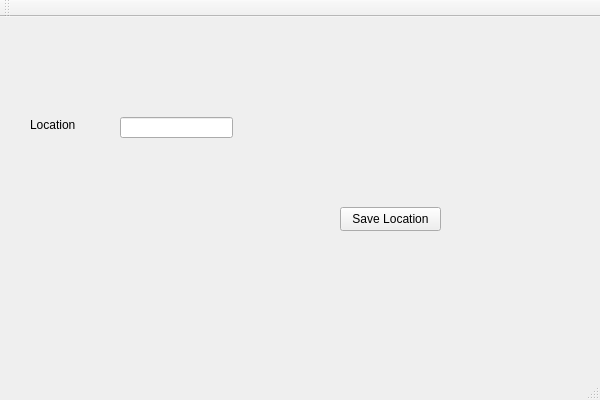
<?xml version="1.0" encoding="UTF-8"?>
<ui version="4.0">
 <class>shippingguiClass</class>
 <widget class="QMainWindow" name="shippingguiClass">
  <property name="geometry">
   <rect>
    <x>0</x>
    <y>0</y>
    <width>600</width>
    <height>400</height>
   </rect>
  </property>
  <property name="windowTitle">
   <string>shippinggui</string>
  </property>
  <widget class="QWidget" name="centralWidget">
   <widget class="QPushButton" name="savebutton">
    <property name="geometry">
     <rect>
      <x>340</x>
      <y>190</y>
      <width>101</width>
      <height>24</height>
     </rect>
    </property>
    <property name="text">
     <string>Save Location</string>
    </property>
   </widget>
   <widget class="QLineEdit" name="locationbox">
    <property name="geometry">
     <rect>
      <x>120</x>
      <y>100</y>
      <width>113</width>
      <height>21</height>
     </rect>
    </property>
   </widget>
   <widget class="QLabel" name="label">
    <property name="geometry">
     <rect>
      <x>30</x>
      <y>100</y>
      <width>49</width>
      <height>16</height>
     </rect>
    </property>
    <property name="text">
     <string>Location</string>
    </property>
   </widget>
  </widget>
  <widget class="QMenuBar" name="menuBar">
   <property name="geometry">
    <rect>
     <x>0</x>
     <y>0</y>
     <width>600</width>
     <height>22</height>
    </rect>
   </property>
  </widget>
  <widget class="QToolBar" name="mainToolBar">
   <attribute name="toolBarArea">
    <enum>TopToolBarArea</enum>
   </attribute>
   <attribute name="toolBarBreak">
    <bool>false</bool>
   </attribute>
  </widget>
  <widget class="QStatusBar" name="statusBar"/>
 </widget>
 <layoutdefault spacing="6" margin="11"/>
 <resources/>
 <connections/>
</ui>
